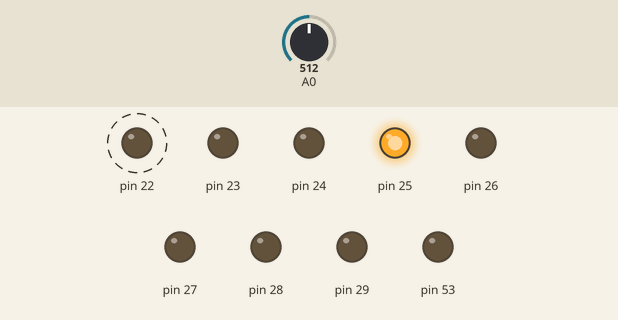
Bench run of a sketch on a simulated Arduino Mega 2560, built with avr-gcc and run on an emulated ATmega2560. Parts: output pins drawn as LEDs (lit = HIGH). Dashed ring = blinking. The test bench sets the inputs (shaded band); at power-on: A0 = 512. What the sketch prints to the serial monitor is not drawn.

Above: at 1.2 s.
1.3 s: A0 set to 122
At 2.8 s:
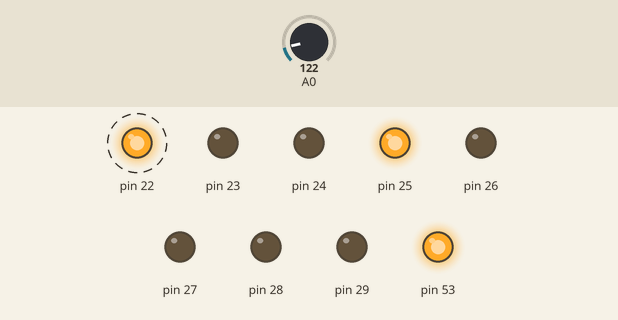
3.1 s: A0 set to 138
At 4.3 s:
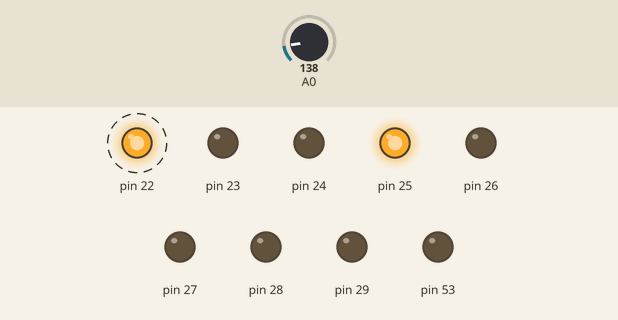
4.6 s: A0 set to 306
At 4.81 s:
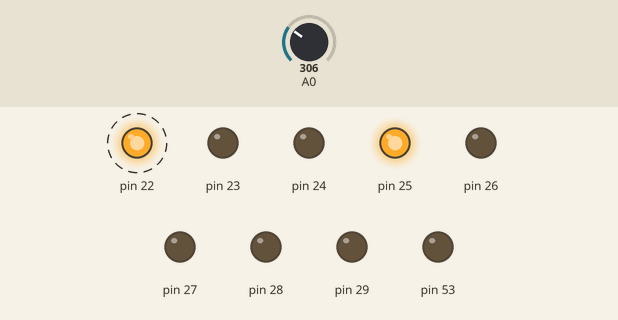
7.6 s: A0 set to 118
At 9.0 s:
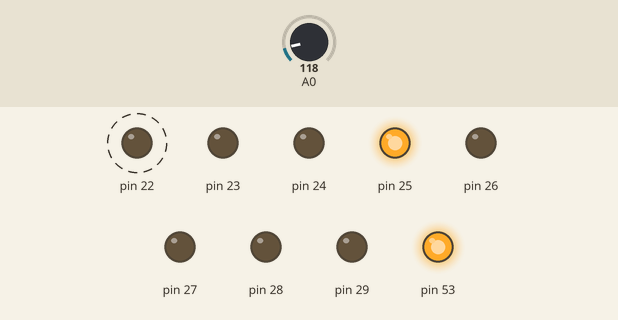
Timing chart, 0 to 61.1 s (numbered marks = the images above; inputs shaded):
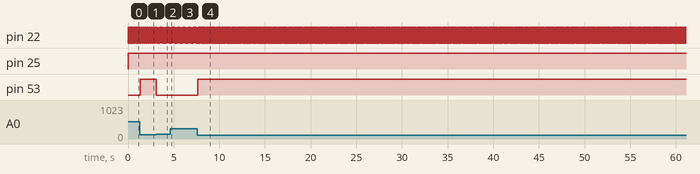

Measured:
- the behaviour switches between 127 and 128 on A0 (found by bisection; images 1 and 2)
- after the input at 1.3 s, pin 22: alternates HIGH for 0.01 s and LOW for 0.01 s, starting at once; pin 53: LOW → HIGH at once
- after the input at 3.1 s, pin 53: HIGH → LOW at once
- after the input at 4.6 s, pin 22: alternates HIGH for 0.03 s and LOW for 0.03 s, starting after 0.10 s
- after the input at 7.6 s, pin 22: alternates HIGH for 0.01 s and LOW for 0.01 s, starting after 0.05 s; pin 53: LOW → HIGH at once
- by itself, pin 22: alternates HIGH for 0.05 s and LOW for 0.05 s

The sketch:

stp_drv_6575_potcontrol.ino
```cpp
/*
  Analog to Digital Converter - Register Level
  10 bit resolution - Single channel
  IMPORTANT !!! access ADCL before ADCH !!!

  Tennessee Technological University
  Tristan Hill - Jan 12, 2016

*/
int val;
int dt;

// the setup function runs once when you press reset or power the board
void setup() {

  // set up LED for testing
  DDRB = DDRB | B00000001;  // sets Arduino Mega pins 53 as output
  DDRA=0b11111111;

  // setup analog to digital converter
  ADMUX |= B00100000;
  // Set ADC reference to AVREF (bit7-6,REFS1-0)
  // Left adjust ADC result to allow easy 8 bit reading (bit5,ADLAR)
  // Use AC0 (bit4-0,MUX4-0)

  ADCSRA |= B10000111;
  // Enable ADC (bit7,ADEN)
  // Start A2D Conversions (bit6,ADSC)
  // Dont Enable auto trigger (bit5,ADATE)
  // Clear Interrupt Flag (bit4,ADIF)
  // Enable Interrupts (bit3,ADIE)
  // Set ADC prescalar to 128 - 125KHz sample rate @ 16MHz (bit 0-2,ADPS2-0)

  // setup serail monitior
  Serial.begin(9600);          //  setup serial
  while (! Serial);
  Serial.println("Hello World!");
  Serial.println("STP-DRV-6575 with otentiometer control");

  dt=20;
}

// the loop function runs over and over again forever
void loop() {

  //ADMUX &= ~(1<<MUX0); // change channel to ADC0
  ADCSRA |= (1<<ADSC); //start conversions
  while (!(ADCSRA&B00010000)); // wait for conversion flag(ADIF)
  val=ADCL>>6|ADCH<<2; // IMPORTANT !!! access ADCL before ADCH !!!

  Serial.println(val); //debug print
  if (val<128){
    PORTB |= B00000001; //LED 0 anode high (on)
  } else {
    PORTB  &= B11111110;// LED 0 anode low (off)
  }
  ADCSRA |= (1<<ADIF); //clear conversion flag

  dt=val/10.0;

  PORTA = 0b00001001;
  delay(dt);
  PORTA = 0b00001000;
  delay(dt);


}
```
